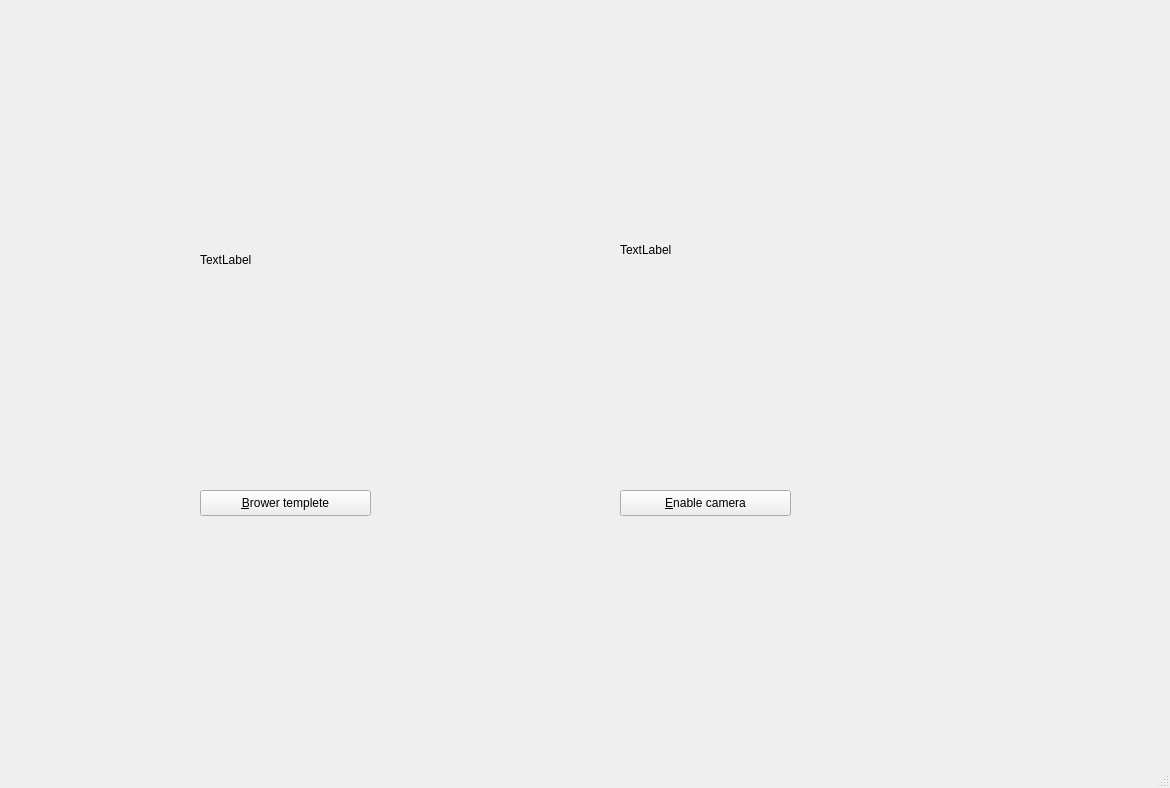
<?xml version="1.0" encoding="UTF-8"?>
<ui version="4.0">
 <class>MainWindow</class>
 <widget class="QMainWindow" name="MainWindow">
  <property name="geometry">
   <rect>
    <x>0</x>
    <y>0</y>
    <width>1170</width>
    <height>788</height>
   </rect>
  </property>
  <property name="windowTitle">
   <string>SIFTT Demo</string>
  </property>
  <widget class="QWidget" name="centralwidget">
   <widget class="QPushButton" name="browse_button">
    <property name="enabled">
     <bool>true</bool>
    </property>
    <property name="geometry">
     <rect>
      <x>200</x>
      <y>490</y>
      <width>171</width>
      <height>26</height>
     </rect>
    </property>
    <property name="text">
     <string>&amp;Brower templete</string>
    </property>
   </widget>
   <widget class="QPushButton" name="toggle_cam_button">
    <property name="geometry">
     <rect>
      <x>620</x>
      <y>490</y>
      <width>171</width>
      <height>26</height>
     </rect>
    </property>
    <property name="text">
     <string>&amp;Enable camera</string>
    </property>
   </widget>
   <widget class="QLabel" name="template_label">
    <property name="geometry">
     <rect>
      <x>200</x>
      <y>140</y>
      <width>320</width>
      <height>240</height>
     </rect>
    </property>
    <property name="text">
     <string>TextLabel</string>
    </property>
   </widget>
   <widget class="QLabel" name="live_image_label">
    <property name="enabled">
     <bool>true</bool>
    </property>
    <property name="geometry">
     <rect>
      <x>620</x>
      <y>130</y>
      <width>320</width>
      <height>240</height>
     </rect>
    </property>
    <property name="text">
     <string>TextLabel</string>
    </property>
   </widget>
  </widget>
  <widget class="QMenuBar" name="menubar">
   <property name="geometry">
    <rect>
     <x>0</x>
     <y>0</y>
     <width>1170</width>
     <height>23</height>
    </rect>
   </property>
  </widget>
  <widget class="QStatusBar" name="statusbar"/>
 </widget>
 <resources/>
 <connections/>
</ui>
